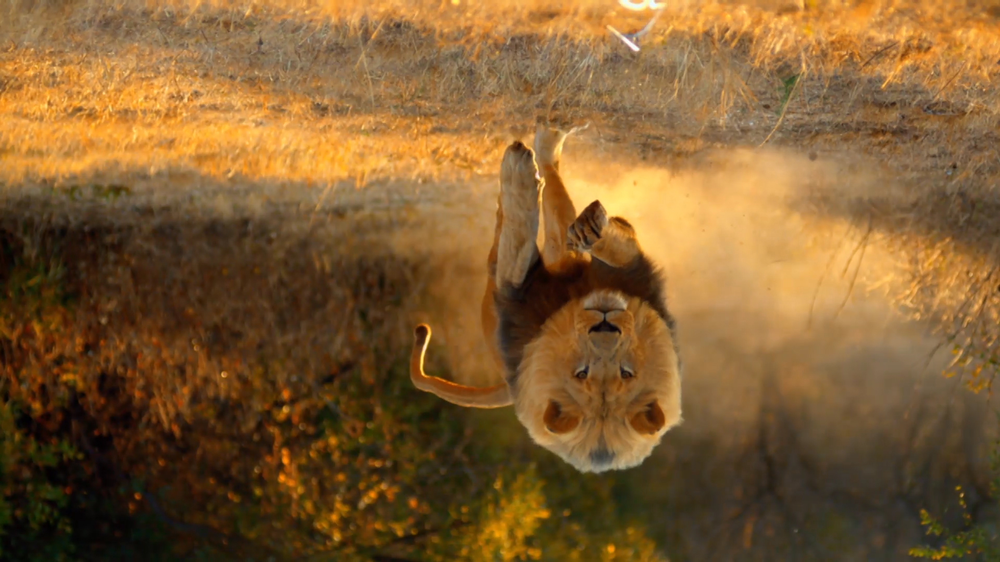
#> input picture ImageProcessing/test.png, 1000 x 562 px, shrunk from 1920 x 1080 before the run
$ python to_grey_rgb.py
#> lines starting #> are read from the running program, lines starting #| are printed output that depends on the picture
from PIL import Image
import numpy as np
file_name = input('file_name: ')
#> the answer given: test.png
im = Image.open(file_name)
#> im is the input picture: PIL image 1000x562 RGB; mean R, G, B 128, 92.5, 49.3
im_arr = np.array(im)
print(im_arr.shape)
#| (562, 1000, 3)
for i in range(im.size[1]):
    for j in range(im.size[0]):
        mean = im_arr[i][j].mean()
        im_arr[i][j][0] = mean
        im_arr[i][j][1] = mean
        im_arr[i][j][2] = mean
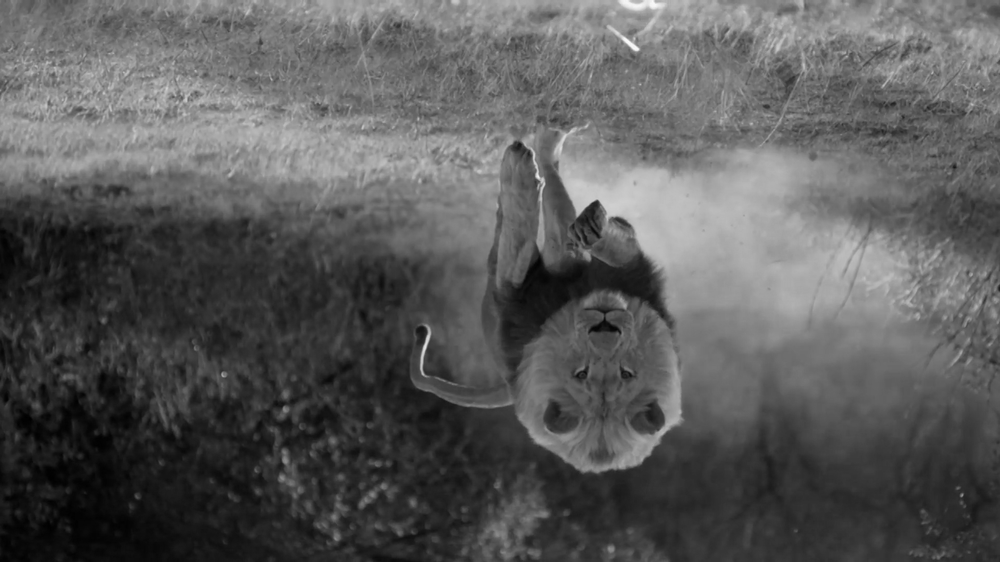
#> im_arr: shape (562, 1000, 3); min 0, max 250, mean 89.6
im_new = Image.fromarray(im_arr)
im_new.save(file_name + '_grey.png')
